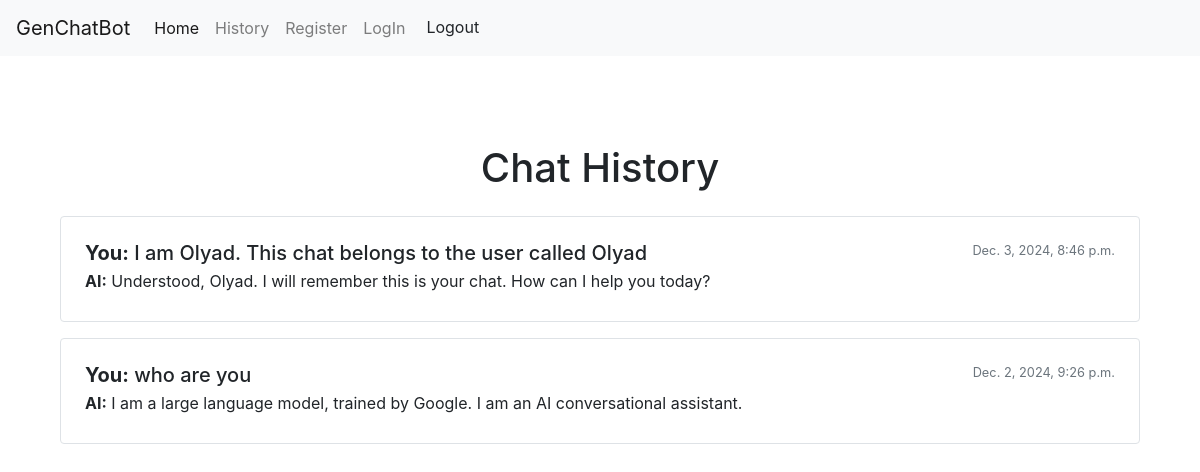
/history/ (signed in), run on the app's committed database.
### chatbot/models.py (models this page shows)
class Chat(models.Model):
    user = models.ForeignKey(User, on_delete=models.CASCADE)
    message = models.TextField()
    response = models.TextField()
    timestamp = models.DateTimeField(auto_now_add=True)

### chatbot/views.py (the view)
# urls.py: path('history/', chatHistory, name='history'),
@login_required
def chatHistory(request):
    if request.user.is_authenticated:
        chats = Chat.objects.filter(user=request.user).order_by('-timestamp')
        return render(request, "history.html", {"chats": chats})
    else:
        return redirect('login')

### chatbot/templates/history.html
{% extends "base.html" %} {% block content %}
<h1>Chat History</h1>
<div class="container mt-5 pt-5">
  <h1 class="text-center mb-4">Chat History</h1>
  <div class="list-group">
    {% if user.is_authenticated %} {% if chats %} {% for chat in chats %}
    <div class="list-group-item p-4 mb-3 border rounded">
      <div class="d-flex justify-content-between">
        <h5 class="mb-1"><strong>You:</strong> {{ chat.message }}</h5>
        <small class="text-muted">{{ chat.timestamp }}</small>
      </div>
      <p class="mb-1"><strong>AI:</strong> {{ chat.response }}</p>
    </div>
    {% endfor %} {% else %}
    <p>No chat history available.</p>
    {% endif %} {% else %}
    <p>
      You must be logged in to view your chat history.
      <a href="{% url 'login' %}">Login here</a>
    </p>
    {% endif %}
  </div>
</div>
{% endblock content %}

### data on the page
Chat: message "I am Olyad. This chat belongs to the user called Olyad", timestamp "Dec. 3, 2024, 8:46 p.m.", response "Understood, Olyad. I will remember this is your chat. How can I help you today?"
Chat: message "who are you", timestamp "Dec. 2, 2024, 9:26 p.m.", response "I am a large language model, trained by Google. I am an AI conversational assistant."
